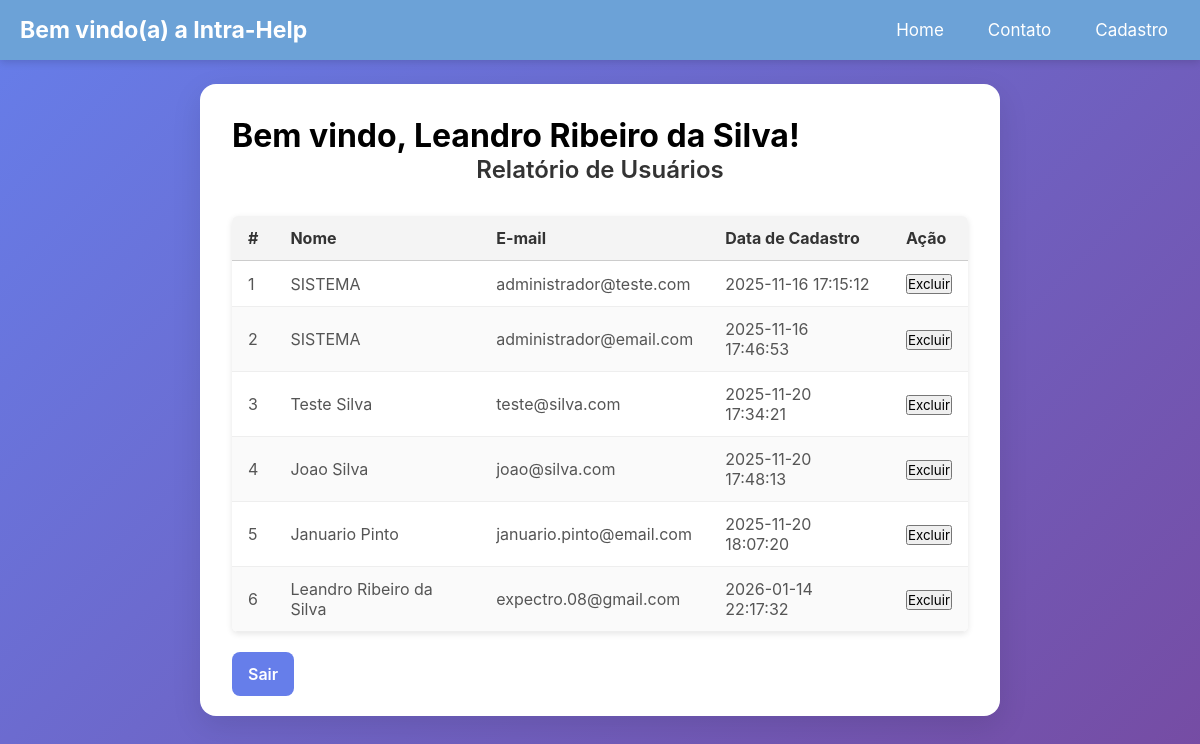
Before: /views/relatorio.php (signed in) with the older database file.
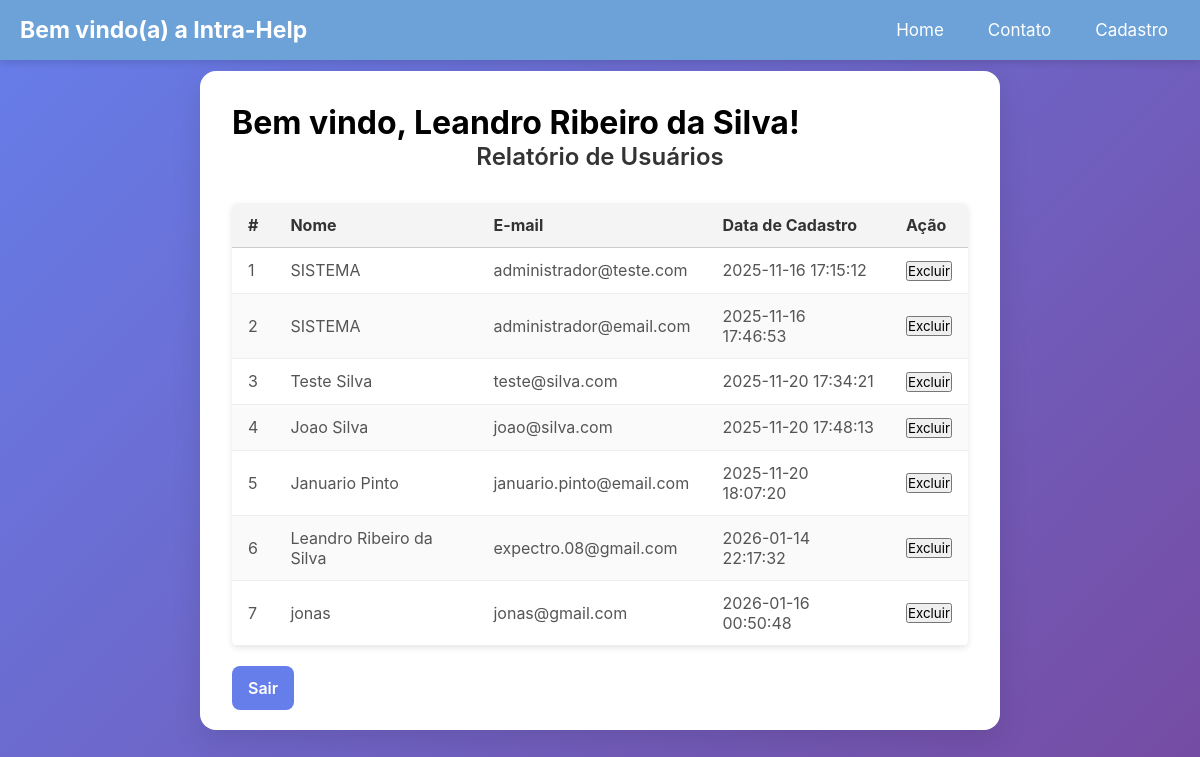
After: the same page with the newer database file.
### tables this page shows
CREATE TABLE "usuarios" (
	"usuario_id"	INTEGER NOT NULL,
	"nome"	TEXT NOT NULL,
	"senha"	TEXT NOT NULL,
	"email"	TEXT NOT NULL,
	"categoria"	TEXT DEFAULT Cliente,
	"data_cadastro"	INTEGER DEFAULT current_timestamp,
	UNIQUE("email"),
	PRIMARY KEY("usuario_id")
);

### models/usuarios.php (called while the page is built, shortened)
<?php
function todosUsuarios(){
    $pdo = conectarDB();
    $sql = 'SELECT * from usuarios';
    $stmt = $pdo -> query($sql);
    $usuarios = $stmt->fetchAll(\PDO::FETCH_ASSOC);
    return $usuarios;
}

### views/relatorio.php (the view, shortened to what this page needs)
<?php
require_once dirname(__DIR__) . '/models/usuarios.php';
$usuario = $_SESSION["usuario"];
$usuarios = todosUsuarios();
?>
<!DOCTYPE html>
<html lang="pt-br">
<head>
    <link rel="stylesheet" href="../style.css" />
</head>
<body>
<?php
include 'menu.php';
?>
    <div class="container">
        <h1>Bem vindo, <?= htmlspecialchars($usuario['nome']) ?>!</h1>
        <h2>Relatório de Usuários</h2>
        <table class="data-table">
            <thead>
                <tr>
                    <th>#</th>
                    <th>Nome</th>
                    <th>E-mail</th>
                    <th>Data de Cadastro</th>
                    <th>Ação</th>
                </tr>
            </thead>
            <tbody>
                <?php foreach ($usuarios as $i => $u): ?>
                    <tr>
                        <td><?= $i + 1 ?></td>
                        <td><?= htmlspecialchars($u['nome']) ?></td>
                        <td><?= htmlspecialchars($u['email']) ?></td>
                        <td><?= htmlspecialchars($u['data_cadastro']) ?></td>
                        <td>
                            <form method="post" action="relatorio.php" onsubmit="return confirm('Tem certeza que deseja excluir este usuário?');">
                                <button type="submit">Excluir</button>
                            </form>
                        </td>
                    </tr>
                <?php endforeach; ?>
            </tbody>
        </table>
    <a href="../controllers/backend.php?acao=sair" class="btn">Sair</a>
    </div>
</body>
</html>

### views/menu.php (shortened to what this page needs)
<!DOCTYPE html>
<html lang="pt-br">
<head>
    <link rel="stylesheet" href="/menu.css">
</head>
<body>
    <nav>
        <h3>Bem vindo(a) a Intra-Help</h3>
        <div class="nav-links">
            <a href="#">Home</a>
            <a href="#">Contato</a>
            <a href="cadastro.php">Cadastro</a>
        </div>
    </nav>
</body>
</html>

### style.css (style rules this page uses)
* { box-sizing: border-box; margin: 0; padding: 0; font-family: 'Inter', sans-serif; }
body { display: flex; justify-content: center; align-items: center; height: 100vh; background: linear-gradient(135deg, #667eea, #764ba2); }
.container { background: #fff; padding: 2rem; border-radius: 1rem; box-shadow: 0 10px 30px rgba(0, 0, 0, 0.1); width: 100%; max-width: 450px; }
.container:has(table) { max-width: 800px; }
h2 { text-align: center; margin-bottom: 1.5rem; font-weight: 600; color: #333; }
.btn { width: 100%; padding: 0.75rem 1rem; background-color: #667eea; color: white; border: none; border-radius: 0.5rem; font-size: 1rem; font-weight: 600; cursor: pointer; transition: background 0.3s ease; }
a { color: #9dafff; text-decoration: none; margin: auto; padding-top: 1rem; }
.data-table { width: 100%; max-width: 800px; margin: 2rem auto; border-collapse: collapse; font-family: Arial, sans-serif; font-size: 16px; background-color: #fff; box-shadow: 0 2px 6px rgba(0, 0, 0, 0.1); border-radius: 6px; overflow: hidden; }
.data-table thead { background-color: #f4f4f4; }
.data-table thead th { text-align: left; padding: 12px 16px; border-bottom: 1px solid #ccc; color: #333; font-weight: bold; }
.data-table tbody td { padding: 12px 16px; border-bottom: 1px solid #eee; color: #555; }
.data-table tbody tr:nth-child(even) { background-color: #fafafa; }

### menu.css (style rules this page uses)
nav { background-color: #6ca2d7; box-shadow: 0 2px 8px rgba(0, 0, 0, 0.15); position: fixed; top: 0; left: 0; width: 100%; display: flex; justify-content: flex-end; align-items: center; padding: 0 20px; height: 60px; }
.nav-links { display: flex; gap: 20px; }
nav a { color: #fff; font-size: 17px; text-decoration: none; transition: 0.3s; padding: 8px 12px; }
nav h3 { margin-right: auto; color: #fff; font-size: 23px; }

Changed rows visible on the page:
added usuarios: nome "jonas", email "jonas@gmail.com", data_cadastro "2026-01-16 00:50:48"
